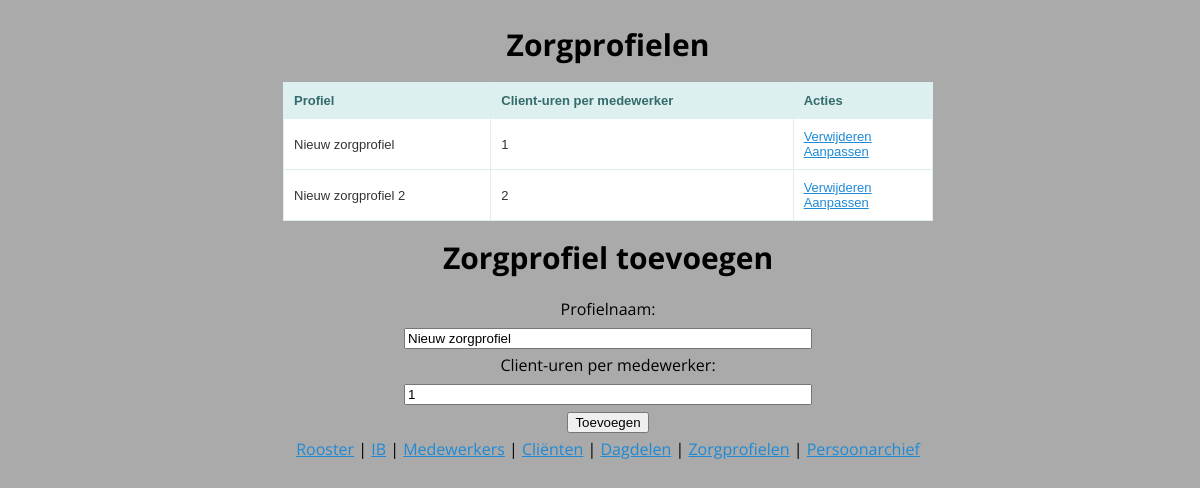
Page /profiles/ on the earlier database version.
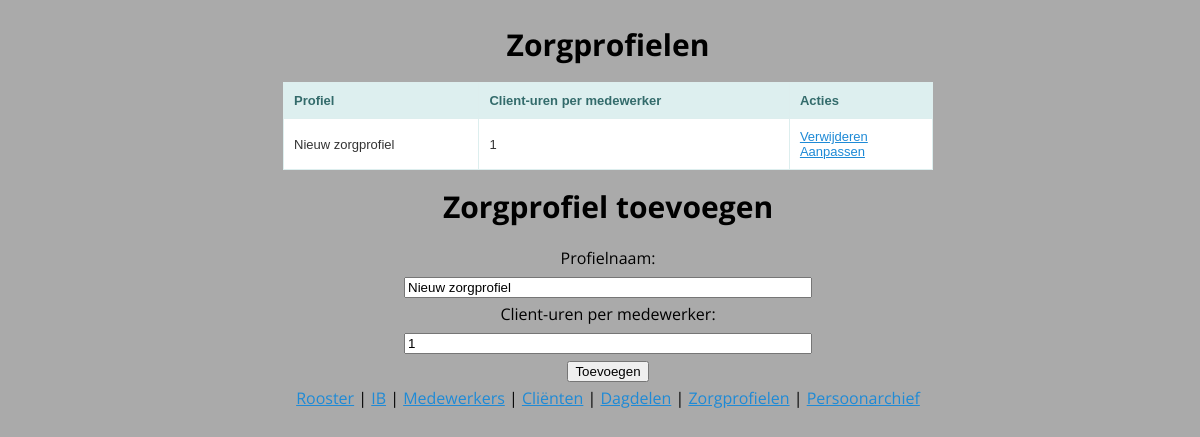
Same page on the later database version.
### roosterapp/sql.py (models this page shows)
class Profile(Base):
    __tablename__ = 'profiles'
    id = Column(Integer, primary_key=True)
    name = Column(String(127))
    ratio = Column(Integer)
    clients = relationship("Client", backref="profile")

### roosterapp/routes.py (the view)
@profile_crud.route('/', methods=['GET'])
def show_profiles():
    profiles = app.db.session.query(Profile).all()
    return render_template('index_profiles.html', profiles = profiles)

### roosterapp/templates/index_profiles.html (shortened to what this page needs)
{% extends 'base.html' %}
{% block body %}
<h1> Zorgprofielen </h1>
{% if profiles|length < 1 %}
    <h4>Er zijn nog geen zorgprofielen in het systeem. Voeg er hieronder een toe.</h4>
{% else %}
    <table style="width: 50em;">
        <tr>
            <th>Profiel</th>
            <th>Client-uren per medewerker</th>
            <th>Acties</th>
        </tr>
        {% for profile in profiles %}
            <tr>
                <td>{{ profile.name }}</td>
                <td>{{ profile.ratio }}</td>
                <td>
                    <a href="delete/{{ profile.id }}">Verwijderen</a>
                    <br>
                    <a href="update/{{ profile.id }}">Aanpassen</a>
                </td>
            </tr>
        {% endfor %}
    </table>
{% endif %}
<h1>Zorgprofiel toevoegen</h1>
<form action="/profiles/add" method="POST" style="width:50em;text-align: center;">
    <label for="profile_name">Profielnaam:</label><br>
    <input type="text" name="profile_name" id="profile_name" value="Nieuw zorgprofiel" style="width: 50%;"><br>
    <label for="profile_ratio">Client-uren per medewerker:</label><br>
    <input type="text" name="profile_ratio" id="profile_ratio" value="1" style="width: 50%;"><br>
    <input type="submit" value="Toevoegen">
</form>
{% endblock %}

Differences in the rows shown:
removed Profile: name "Nieuw zorgprofiel 2", ratio "2"
